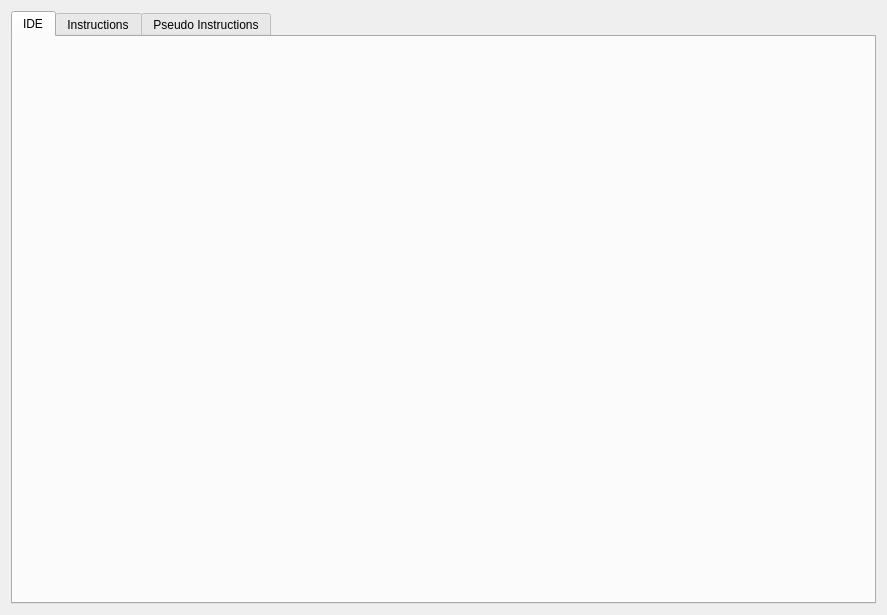
<?xml version="1.0" encoding="UTF-8"?>
<ui version="4.0">
 <class>HelpWidget</class>
 <widget class="QWidget" name="HelpWidget">
  <property name="geometry">
   <rect>
    <x>0</x>
    <y>0</y>
    <width>887</width>
    <height>615</height>
   </rect>
  </property>
  <property name="windowTitle">
   <string>Help</string>
  </property>
  <property name="locale">
   <locale language="English" country="UnitedStates"/>
  </property>
  <layout class="QVBoxLayout" name="verticalLayout">
   <item>
    <widget class="QTabWidget" name="tabWidget">
     <property name="currentIndex">
      <number>0</number>
     </property>
     <widget class="HelpIDEWidget" name="tab">
      <attribute name="title">
       <string>IDE</string>
      </attribute>
     </widget>
     <widget class="HelpInstructionsWidget" name="tab_2">
      <attribute name="title">
       <string>Instructions</string>
      </attribute>
     </widget>
     <widget class="HelpPseudoInstWidget" name="tab_3">
      <attribute name="title">
       <string>Pseudo Instructions</string>
      </attribute>
     </widget>
    </widget>
   </item>
  </layout>
 </widget>
 <customwidgets>
  <customwidget>
   <class>HelpInstructionsWidget</class>
   <extends>QWidget</extends>
   <header>widgets/help/helpinstructionswidget.h</header>
   <container>1</container>
  </customwidget>
  <customwidget>
   <class>HelpIDEWidget</class>
   <extends>QWidget</extends>
   <header>widgets/help/helpidewidget.h</header>
   <container>1</container>
  </customwidget>
  <customwidget>
   <class>HelpPseudoInstWidget</class>
   <extends>QWidget</extends>
   <header>widgets/help/helppseudoinstwidget.h</header>
   <container>1</container>
  </customwidget>
 </customwidgets>
 <resources/>
 <connections/>
</ui>
